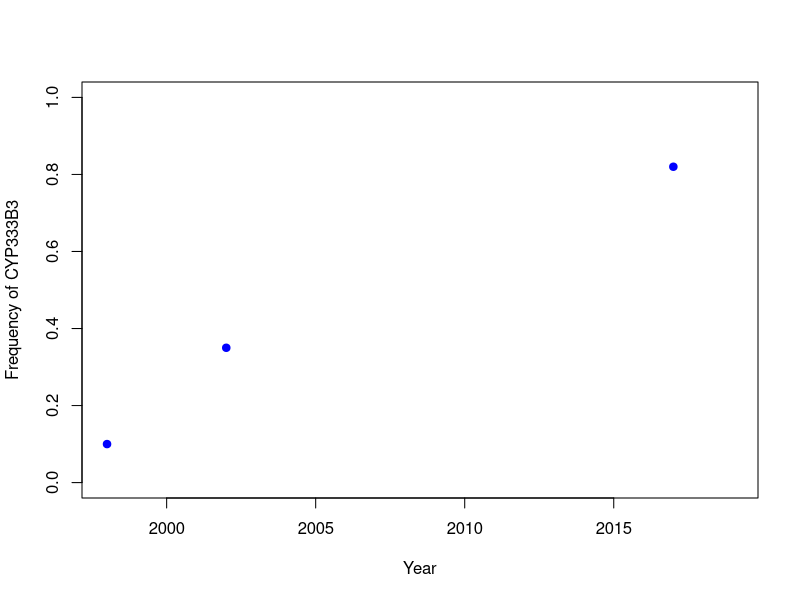

Generate this figure with R: (Note: this script raises an error after producing the figure.)
## Initialize
iterations <- 100 # This example uses 100 iterations. ~10^6 iterations is more appropriate for fully exploring parameter space. 
gens_per_year <- 10 # Generations per year. 
fixed_dominance <- F # Is the dominance fixed to a certain value, or will the dominance coefficient be co-estimated along with s?

# Generate a set of random s values
s_set <- runif(iterations, 0, 1)

# The time-series spans generations between 1998 and 2019
t_set <- seq((1998+(1/gens_per_year)),2017,1/gens_per_year)

# Observed allele frequencies
# "Sanger sequencing of ca. 200-bp fragments spanning one nonsynonymous mutation in ... cyp333b3 indicated [its frequency] 
# in 1998 [was] ... 0.1 ... [these] same mutations had frequencies of ... 0.35 in 2002 and ... 0.82 in 2017"
# https://www.pnas.org/doi/full/10.1073/pnas.2020853118

q1998 = 0.1
q2002 = 0.35
q2017 = 0.82

# Create an empty dataframe to fill
s_h_D = data.frame(matrix(nrow = length(s_set), ncol = 3)) 
colnames(s_h_D) <- c("s","h","D")
i = 1 # The index in the dataframe s_h_D

index_deciles <- seq(0.05, 0.95, by = 0.05)*length(s_set) # To track progress

minD = 1 # Set the initial value of minD to 1

for (s in s_set) { # for a random value of s
  t = 1998 # start at 1998
  q = q1998 # Initial allele frequency is that observed in 1998 
  p = 1-q
  
  if (i %in% index_deciles) {
    percent_complete <- i/length(s_set)*100
    cat(percent_complete, "% complete",sep="")
    cat("\n")
  }
  
  if (fixed_dominance==T) {
    h = 1 # Defint the fixed dominance coefficient. In this example it is 1 (complete dominance).
  } else {
    h = runif(1, 0, 1) # Random dominance coefficient
  }
  
  
  wAA = 1 # The reference genotypic fitness is homozygous ancestral
  wAa = 1 + h*s # Heterozygous genotype fitness
  waa = 1 + s # Fitness of derived homozygous CYP333B3
  
  plot(t, q, xlab="Year", ylab="Frequency of CYP333B3", 
       pch=19, xlim=c(1998,2019), ylim=c(0,1), col="blue", type="p")
  
  points(2002, q2002, pch=19, col="blue", type="p")
  points(2017, q2017, pch=19, col="blue", type="p")
  
  # Timestep
  t = 1999
  for (t in t_set) {
    
    # Define p in generation t+1
    meanFitness = p^2*wAA + 2*p*q*wAa + q^2*waa # update mean fitness 
    delta_p = ((p*q)*(p*(wAA-wAa) + q*(wAa - waa))) / meanFitness
    
    # Update p
    p = p + delta_p
    q = 1-p
    
    
    # Calculate the difference between observed q and expected q
    
    if (t==2002) {
      D_2002 = abs(q-q2002)
      segments(t,q,t,q2002, lwd=2, col=alpha("red", 0.5))
    }
    
    if (t==2017) {
      D_2017 = abs(q-q2017)
      segments(t,q,t,q2017, lwd=2, col=alpha("red", 0.5))
    }
    
    points(t,q, pch=19, type="p", col=alpha("lightblue", 0.75))
    
  }
  
  # Calculate the total error (D) for a given value of s and h
  D = D_2002 + D_2017
  # Record the relationship between D, s and h for each iteration
  s_h_D$s[i] <- s
  s_h_D$h[i] <- h
  s_h_D$D[i] <- D
  
  # If the observed error is less than the previously observed error, 
  # update the estimate of s and h
  
  if (D < minD) {
    minD = D
    opt_s = s
    opt_h = h
  }
  
  i = i + 1 # update the index when we move to the next row of s_h_D
}

cat("the optimal estimate of s is", opt_s, sep=" ")
cat("\n")
cat("the optimal estimate of h is", opt_h, sep=" ")
cat("\n")
cat("Error score:", minD, sep=" ")

# Output the data with an appropraite file name
#write.table(s_h_D, "s_estimator_XgensPerYear_Xiterations_CYP333B3_XDominance.tsv", append = FALSE, sep = '\t',
#            row.names = F, col.names = T, quote=F)
